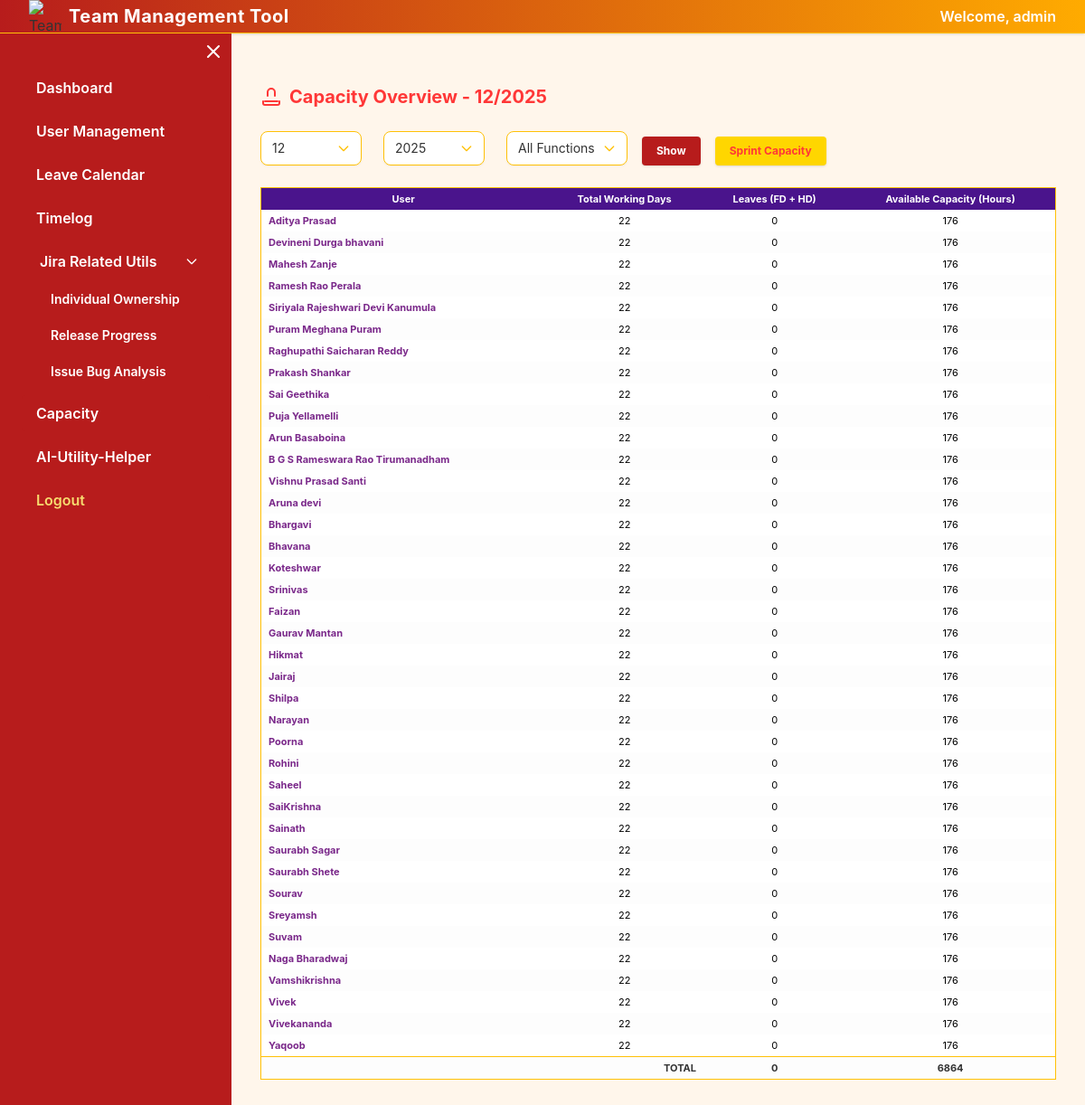
Page /capacity (signed in) on the earlier database version.
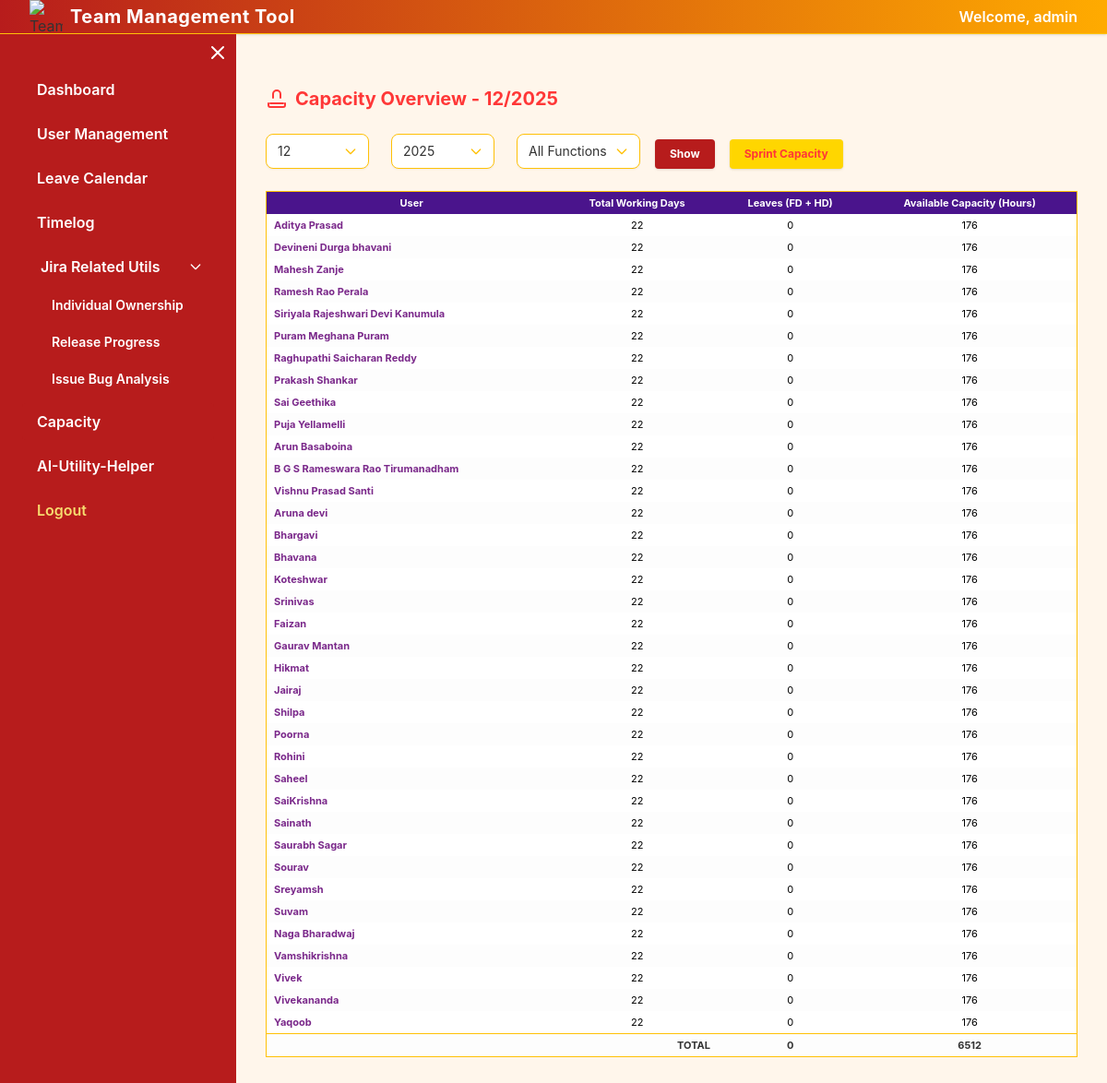
Same page on the later database version.
### app.py (models this page shows)
class User(db.Model):
    id = db.Column(db.Integer, primary_key=True)
    name = db.Column(db.String(100))
    email = db.Column(db.String(100))
    designation = db.Column(db.String(100))
    jira_account_id = db.Column(db.String(100))
    role = db.Column(db.String(50), default='Team Member')

### app.py (the view)
@app.route('/capacity', methods=['GET'])
def capacity():
    users = User.query.all()
    year = int(request.args.get('year', datetime.now().year))
    month = int(request.args.get('month', datetime.now().month))
    selected_function = request.args.get('function', 'All')
    first_day = datetime(year, month, 1)
    month_days = calendar.monthrange(year, month)[1]
    last_day = datetime(year, month, month_days)
    holiday_dates = {h.date for h in Holiday.query.filter(
        Holiday.date >= first_day.date(), Holiday.date <= last_day.date()).all()
    }
    filtered_users = [u for u in users if selected_function == 'All' or u.designation == selected_function]
    capacity_data = []
    total_capacity = 0
    total_leaves = 0
    for user in filtered_users:
        working_days = [
            d for d in (first_day + timedelta(days=i) for i in range(month_days))
            if d.weekday() < 5 and d.date() not in holiday_dates
        ]
        leaves = Leave.query.filter(
            Leave.user_id == user.id,
            Leave.start_date >= first_day,
            Leave.start_date <= last_day
        ).all()
        leave_sum = sum([1 if l.leave_type == 'FD' else 0.5 for l in leaves])
        leave_sum = min(leave_sum, len(working_days))
        available_hours = max(0, (len(working_days) - leave_sum) * 8)
        capacity_data.append({
            'user': user,
            'total_days': len(working_days),
            'leaves': leave_sum,
            'capacity_hours': available_hours
        })
        total_leaves += leave_sum
        total_capacity += available_hours
    functions = sorted(set(u.designation for u in users if u.designation))
    return render_template("capacity.html", capacity_data=capacity_data, year=year, month=month,
                           functions=functions, selected_function=selected_function,
                           total_capacity=total_capacity, total_leaves=total_leaves)

### app.py (called while the page is built)
@app.before_request
def require_login():
    if 'logged_in' not in session and request.endpoint not in [
        'login', 'static', 'HelperQA_AI', 'generate_testcases', 'generate_testcases_auth',
        'timelog_today', 'users', 'export_users', 'export_timelog_links', 'mytimelogs',
        'user_timelog', 'HelperQA_AI', 'generate_testcases', 'get_jira_description',
        'analyseui', 'testcases_result', 'generate_testcases', 'generate_testcases_auth',
        'underlogged_days', 'jql_wip'  # <-- allow jql_wip without login
    ]:
        return redirect('/login')

### templates/capacity.html (shortened to what this page needs)
{% extends 'base.html' %}
{% block content %}
<h2 class="mb-6 text-xl font-bold text-upgradRed flex items-center gap-2">
  <svg xmlns="http://www.w3.org/2000/svg" class="inline w-6 h-6 text-upgradRed" fill="none" viewBox="0 0 24 24" stroke="currentColor"><path stroke-linecap="round" stroke-linejoin="round" stroke-width="2" d="M3 17v2a2 2 0 002 2h14a2 2 0 002-2v-2M16 11V7a4 4 0 10-8 0v4M5 17h14" /></svg>
  Capacity Overview - {{ month }}/{{ year }}
</h2>
<form method="get" class="mb-6 flex flex-wrap gap-4 items-end">
  <div class="relative w-28 inline-block mr-2">
    <select name="month" class="block w-full rounded-lg border border-upgradAccent bg-white px-3 py-2 text-sm shadow-sm focus:border-upgradRed focus:ring-2 focus:ring-upgradYellow focus:outline-none transition-all duration-150 appearance-none pr-8">
      {% for m in range(1, 13) %}
        <option value="{{m}}" {% if m == month %}selected{% endif %}>{{ m }}</option>
      {% endfor %}
    </select>
    <span class="pointer-events-none absolute right-3 top-1/2 transform -translate-y-1/2 text-upgradAccent">
    </span>
  </div>
  <div class="relative w-28 inline-block mr-2">
    <select name="year" class="block w-full rounded-lg border border-upgradAccent bg-white px-3 py-2 text-sm shadow-sm focus:border-upgradRed focus:ring-2 focus:ring-upgradYellow focus:outline-none transition-all duration-150 appearance-none pr-8">
      {% for y in range(2022, 2030) %}
        <option value="{{y}}" {% if y == year %}selected{% endif %}>{{ y }}</option>
      {% endfor %}
    </select>
    <span class="pointer-events-none absolute right-3 top-1/2 transform -translate-y-1/2 text-upgradAccent">
    </span>
  </div>
  <div class="relative">
    <select name="function" class="block w-full rounded-lg border border-upgradAccent bg-white px-3 py-2 text-sm shadow-sm focus:border-upgradRed focus:ring-2 focus:ring-upgradYellow focus:outline-none transition-all duration-150 appearance-none pr-8">
      <option value="All" {% if selected_function == 'All' %}selected{% endif %}>All Functions</option>
    </select>
    <span class="pointer-events-none absolute right-3 top-1/2 transform -translate-y-1/2 text-upgradAccent">
    </span>
  </div>
  <button type="submit" class="px-4 py-2 bg-upgradRed hover:bg-upgradAccent text-white text-xs font-bold rounded shadow">Show</button>
  <a href="/sprint-capacity" class="px-4 py-2 bg-upgradYellow hover:bg-upgradAccent text-upgradRed text-xs font-bold rounded shadow">Sprint Capacity</a>
</form>
<div class="overflow-x-auto">
  <table class="min-w-[500px] w-full bg-white rounded-lg border border-upgradAccent text-xs text-center">
    <thead class="bg-upgradPurple text-white">
      <tr>
        <th class="py-2 px-3 font-bold">User</th>
        <th class="py-2 px-3 font-bold">Total Working Days</th>
        <th class="py-2 px-3 font-bold">Leaves (FD + HD)</th>
        <th class="py-2 px-3 font-bold">Available Capacity (Hours)</th>
      </tr>
    </thead>
    <tbody>
      {% for entry in capacity_data %}
      <tr>
        <td class="py-2 px-3 text-left font-bold text-upgradPurple">{{ entry.user.name }}</td>
        <td class="py-2 px-3 text-black">{{ entry.total_days }}</td>
        <td class="py-2 px-3 text-black">{{ entry.leaves }}</td>
        <td class="py-2 px-3 text-black">{{ entry.capacity_hours }}</td>
      </tr>
      {% endfor %}
      <tr class="border-t border-upgradAccent font-bold bg-upgradLight">
        <td colspan="2" class="py-2 px-3 text-end">TOTAL</td>
        <td class="py-2 px-3">{{ total_leaves }}</td>
        <td class="py-2 px-3">{{ total_capacity }}</td>
      </tr>
    </tbody>
  </table>
</div>
{% endblock %}

Differences in the rows shown:
removed User: user.name "Narayan"
removed User: user.name "Saurabh Shete"
Other differences:
{{ total_capacity }}: "6864" → "6512"
list line gone: "22 0 176"
